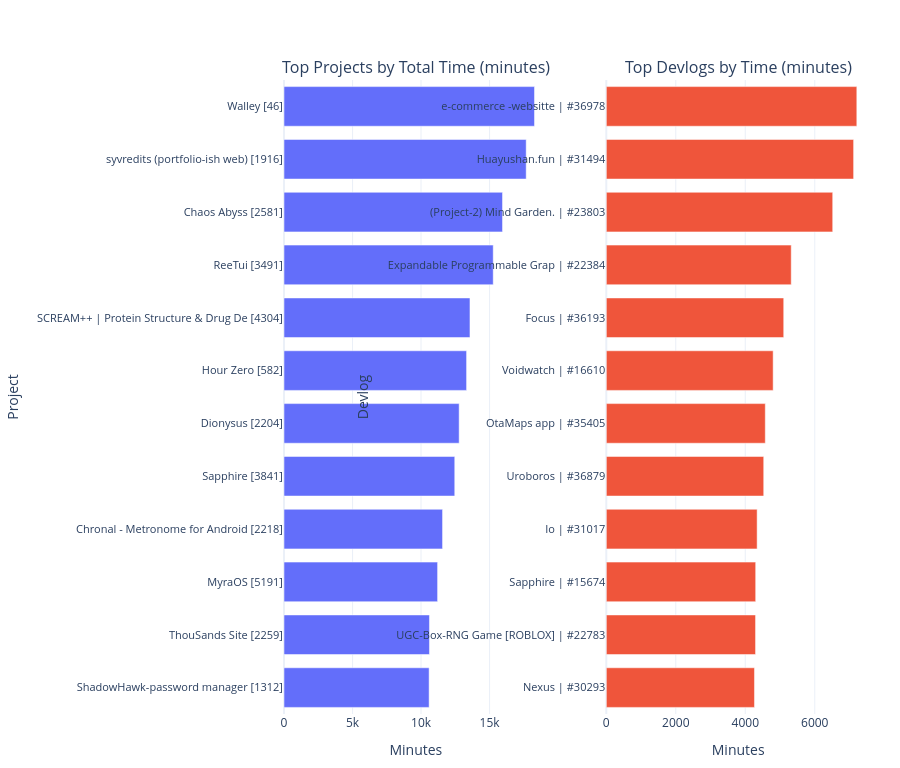

Notebook source saved alongside this figure:
### Markdown cell above
# Top projects and devlogs by time

Two horizontal bar charts: total time per project (top 15) and individual devlogs with the highest time (top 15).

### Code cell
TOP_N = 12

_df = df.copy()
_df['time_minutes_num'] = pd.to_numeric(_df['time_minutes'], errors='coerce')
_df = _df.dropna(subset=['time_minutes_num'])

proj_agg = (
    _df.groupby(['project_id', 'project_title'], dropna=False,
                observed=False)['time_minutes_num']
    .sum()
    .reset_index()
    .sort_values('time_minutes_num', ascending=False)
    .head(TOP_N)
)

proj_title = proj_agg['project_title'].astype(
    'object').fillna('(untitled)').astype(str).str.slice(0, 38)
proj_agg['project_label'] = proj_title + \
    ' [' + proj_agg['project_id'].astype(str) + ']'

_dev_title = _df['project_title'].astype(
    'object').fillna('(untitled)').astype(str)
_df['devlog_label'] = (_dev_title.str.slice(
    0, 28) + ' | #' + _df['devlog_id'].astype(str))

devlog_top = (
    _df[['devlog_id', 'devlog_label', 'time_minutes_num']]
    .sort_values('time_minutes_num', ascending=False)
    .head(TOP_N)
)

height = max(len(proj_agg), len(devlog_top)) * 44 + 240

fig = make_subplots(
    rows=1, cols=2, column_widths=[0.5, 0.5],
    subplot_titles=(
        'Top Projects by Total Time (minutes)',
        'Top Devlogs by Time (minutes)'
    )
)

fig.add_trace(
    go.Bar(
        x=proj_agg['time_minutes_num'][::-1],
        y=proj_agg['project_label'][::-1],
        orientation='h',
        marker_color='#636EFA',
        hovertemplate='%{y}<br>Total=%{x:.2f} min'
    ), row=1, col=1
)

fig.add_trace(
    go.Bar(
        x=devlog_top['time_minutes_num'][::-1],
        y=devlog_top['devlog_label'][::-1],
        orientation='h',
        marker_color='#EF553B',
        hovertemplate='%{y}<br>Time=%{x:.2f} min'
    ), row=1, col=2
)

fig.update_layout(
    height=max(DEFAULT_HEIGHT + (len(proj_agg)*18), height),
    margin=dict(l=220, r=30, t=80, b=40),
    showlegend=False,
    bargap=0.25
)
fig.update_xaxes(title_text='Minutes', row=1, col=1)
fig.update_xaxes(title_text='Minutes', row=1, col=2)
fig.update_yaxes(title_text='Project', row=1, col=1,
                 automargin=True, tickfont=dict(size=11))
fig.update_yaxes(title_text='Devlog', row=1, col=2,
                 automargin=True, tickfont=dict(size=11))
fig.show()

save_plotly(fig, name='top_projects_and_devlogs_by_time', description='Two horizontal bar charts: total time per project (top 12) and individual devlogs with the highest time', friendly_name='Top projects and devlogs by time')

### Figure 1 — Plotly figure (JSON) as saved in the notebook; plotly's stock layout.template omitted (floating-point values rounded to 4 significant figures)
{"data": [{"hovertemplate": "%{y}<br>Total=%{x:.2f} min", "marker": {"color": "#636EFA"}, "orientation": "h", "type": "bar", "x": [10590.0, 10620.0, 11210.0, 11570.0, 12460.0, 12780.0, 13320.0, 13570.0, 15270.0, 15950.0, 17670.0, 18280.0], "xaxis": "x", "y": ["ShadowHawk-password manager [1312]", "ThouSands Site [2259]", "MyraOS [5191]", "Chronal - Metronome for Android [2218]", "Sapphire [3841]", "Dionysus [2204]", "Hour Zero [582]", "SCREAM++ | Protein Structure & Drug De [4304]", "ReeTui [3491]", "Chaos Abyss [2581]", "syvredits (portfolio-ish web) [1916]", "Walley [46]"], "yaxis": "y"}, {"hovertemplate": "%{y}<br>Time=%{x:.2f} min", "marker": {"color": "#EF553B"}, "orientation": "h", "type": "bar", "x": [4265.0, 4296.0, 4300.0, 4341.0, 4531.0, 4576.0, 4803.0, 5107.0, 5323.0, 6517.0, 7119.0, 7211.0], "xaxis": "x2", "y": ["Nexus | #30293", "UGC-Box-RNG Game [ROBLOX] | #22783", "Sapphire | #15674", "Io | #31017", "Uroboros | #36879", "OtaMaps app | #35405", "Voidwatch | #16610", "Focus | #36193", "Expandable Programmable Grap | #22384", "(Project-2) Mind Garden. | #23803", "Huayushan.fun | #31494", "e-commerce -websitte | #36978"], "yaxis": "y2"}], "layout": {"annotations": [{"font": {"size": 16}, "showarrow": false, "text": "Top Projects by Total Time (minutes)", "x": 0.225, "xanchor": "center", "xref": "paper", "y": 1, "yanchor": "bottom", "yref": "paper"}, {"font": {"size": 16}, "showarrow": false, "text": "Top Devlogs by Time (minutes)", "x": 0.775, "xanchor": "center", "xref": "paper", "y": 1, "yanchor": "bottom", "yref": "paper"}], "bargap": 0.25, "height": 768, "margin": {"b": 40, "l": 220, "r": 30, "t": 80}, "showlegend": false, "xaxis": {"anchor": "y", "domain": [0, 0.45], "title": {"text": "Minutes"}}, "xaxis2": {"anchor": "y2", "domain": [0.55, 1], "title": {"text": "Minutes"}}, "yaxis": {"anchor": "x", "automargin": true, "domain": [0, 1], "tickfont": {"size": 11}, "title": {"text": "Project"}}, "yaxis2": {"anchor": "x2", "automargin": true, "domain": [0, 1], "tickfont": {"size": 11}, "title": {"text": "Devlog"}}}}
